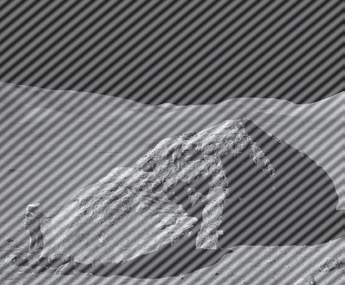
#> input picture PT3/images/1.png, 345 x 285 px, found by its file name
$ jupyter execute PT3_AnhLDHE150197.ipynb
#> lines starting #> are read from the running program, lines starting #| are printed output that depends on the picture; after the words box and inside, x2 and y2 are one past the last pixel; in counts of white or black regions, pixels touching at a corner belong together
[cell 1]
from google.colab import drive
drive.mount ('/content/drive')

from IPython.display import Image

#1. Notch reject filter

[cell 2]
import cv2
import numpy as np
import matplotlib.pyplot as plt

img = cv2.imread('/content/drive/MyDrive/IMP301/PT3/images/1.png', 0)
#> img: shape (285, 345); min 34, max 255, mean 115.2

[cell 3]
#------------------------------------------------------
def notch_reject_filter(shape, d0=9, u_k=0, v_k=0):
    P, Q = shape
    # Initialize filter with zeros
    H = np.zeros((P, Q))

    # Traverse through filter
    for u in range(0, P):
        for v in range(0, Q):
            # Get euclidean distance from point D(u,v) to the center
            D_uv = np.sqrt((u - P / 2 + u_k) ** 2 + (v - Q / 2 + v_k) ** 2)
            D_muv = np.sqrt((u - P / 2 - u_k) ** 2 + (v - Q / 2 - v_k) ** 2)

            if D_uv <= d0 or D_muv <= d0:
                H[u, v] = 0.0
            else:
                H[u, v] = 1.0

    return H
#-----------------------------------------------------


f = np.fft.fft2(img)
fshift = np.fft.fftshift(f)
phase_spectrumR = np.angle(fshift)
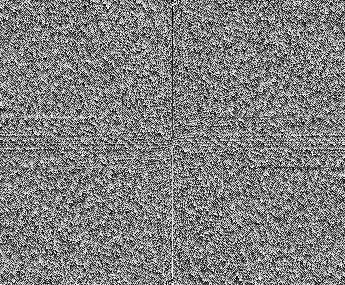
#> phase_spectrumR: shape (285, 345) float64; min -3.14, max 3.14, mean 1.05e-17; drawn with min black and max white
magnitude_spectrum = 20*np.log(np.abs(fshift))
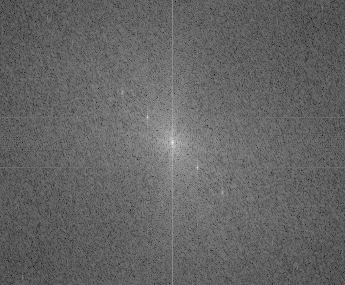
#> magnitude_spectrum: shape (285, 345) float64; min 30.91, max 324.9, mean 147.4; drawn with min black and max white

img_shape = img.shape
#> img_shape = (285, 345)

H1 = notch_reject_filter(img_shape, 8, 26, 26)
#> after the loop in notch_reject_filter, `for u in range(0, P):`:
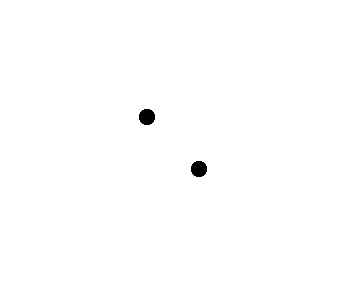
#> H: shape (285, 345) float64; values 0 (black) and 1 (white), 99.6% white; 2 black regions, box (x1, y1, x2, y2) and area: (139, 109, 155, 125) 208, (191, 161, 207, 177) 208
H2 = notch_reject_filter(img_shape, 4, -90, 0)
#> call 2 of notch_reject_filter, with shape = (285, 345), d0 = 4, u_k = -90, v_k = 0
#> after the loop in notch_reject_filter (call 2), `for u in range(0, P):`:
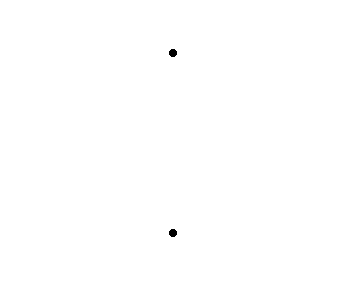
#> H: shape (285, 345) float64; values 0 (black) and 1 (white), 99.9% white; 2 black regions, box (x1, y1, x2, y2) and area: (169, 49, 177, 57) 52, (169, 229, 177, 237) 52
H3 = notch_reject_filter(img_shape, 6, 48, 50)
#> call 3 of notch_reject_filter, with shape = (285, 345), d0 = 6, u_k = 48, v_k = 50
#> after the loop in notch_reject_filter (call 3), `for u in range(0, P):`:
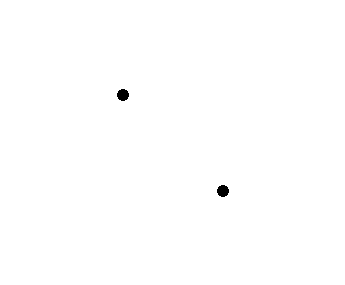
#> H: shape (285, 345) float64; values 0 (black) and 1 (white), 99.8% white; 2 black regions, box (x1, y1, x2, y2) and area: (117, 89, 129, 101) 112, (217, 185, 229, 197) 112
H4 = notch_reject_filter(img_shape, 4, 60, 0)
#> call 4 of notch_reject_filter, with shape = (285, 345), d0 = 4, u_k = 60, v_k = 0
#> after the loop in notch_reject_filter (call 4), `for u in range(0, P):`:
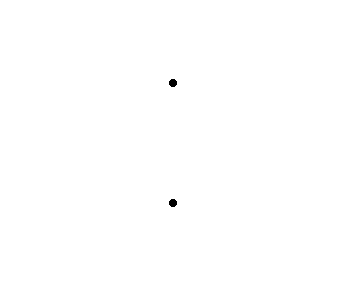
#> H: shape (285, 345) float64; values 0 (black) and 1 (white), 99.9% white; 2 black regions, box (x1, y1, x2, y2) and area: (169, 79, 177, 87) 52, (169, 199, 177, 207) 52
H5 = notch_reject_filter(img_shape, 4, -60, 0)
H6 = notch_reject_filter(img_shape, 4, 90, 0)

NotchFilter = H1*H2*H3*H4*H5*H6
NotchRejectCenter = fshift * NotchFilter
NotchReject = np.fft.ifftshift(NotchRejectCenter)
inverse_NotchReject = np.fft.ifft2(NotchReject)  # Compute the inverse DFT of the result


Result = np.abs(inverse_NotchReject)
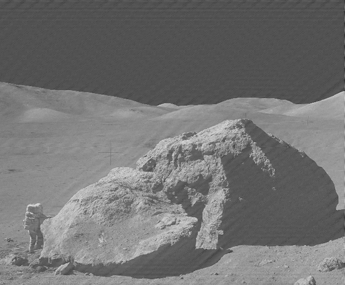
#> Result: shape (285, 345) float64; min 51.63, max 216.9, mean 115.2
plt.figure(figsize=(20,12))
#> (this line was passed over: IPython is not available in this run)
plt.subplot(222)
#> (this line was passed over: IPython is not available in this run)
plt.imshow(img, cmap='gray')
#> (this line was passed over: IPython is not available in this run)
plt.title('Original')
#> (this line was passed over: IPython is not available in this run)

plt.subplot(221)
#> (this line was passed over: IPython is not available in this run)
plt.imshow(magnitude_spectrum, cmap='gray')
#> (this line was passed over: IPython is not available in this run)
plt.title('magnitude spectrum')
#> (this line was passed over: IPython is not available in this run)

plt.subplot(223)
plt.imshow(magnitude_spectrum*NotchFilter, "gray")
plt.title("Notch Reject Filter")

plt.subplot(224)
plt.imshow(Result, "gray")
plt.title("Result")


plt.show()

$ run again, with PT3/images/2_real.png copied over PT3/images/1.png
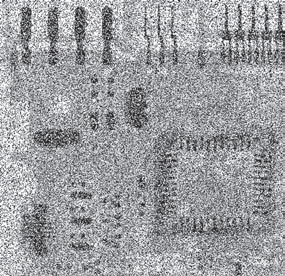
#> input picture PT3/images/2_real.png, 285 x 276 px, found by its file name
#> after the loop in notch_reject_filter, `for u in range(0, P):`:
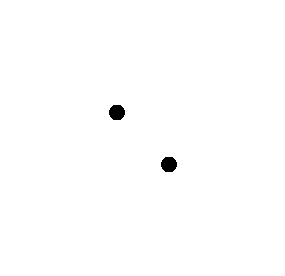
#> H: shape (276, 285) float64; values 0 (black) and 1 (white), 99.5% white; 2 black regions, box (x1, y1, x2, y2) and area: (109, 105, 125, 120) 196, (161, 157, 177, 172) 196
#> `Result = np.abs(inverse_NotchReject)`:
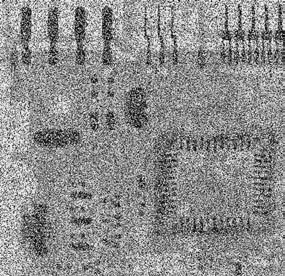
#> Result: shape (276, 285) float64; min 20.7, max 268.4, mean 157.7; drawn with min black and max white
